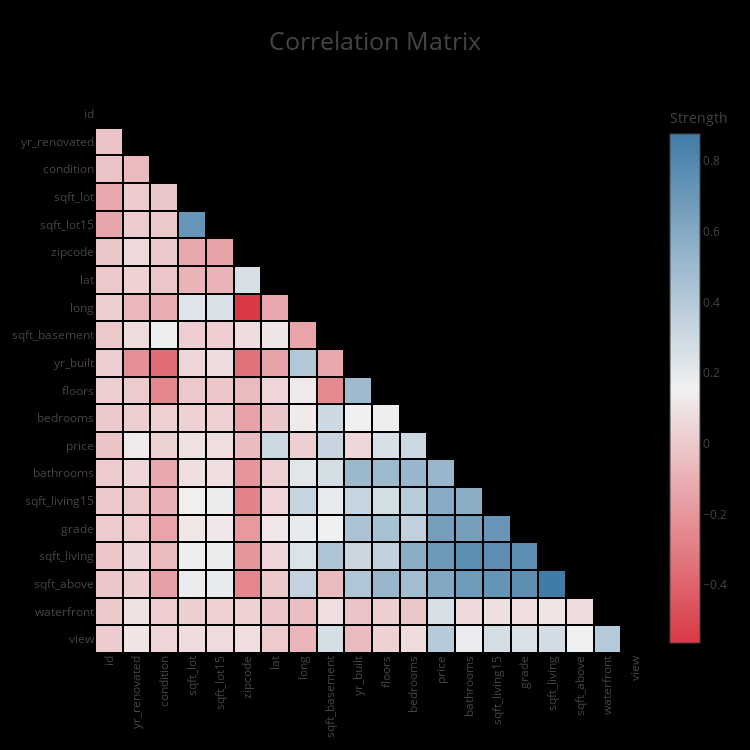

Notebook source saved alongside this figure:
### Code cell
dd.correlation_matrix(houses, cluster=True, viz_backend="plotly")

### Figure 1 — Plotly figure (JSON) as saved in the notebook; plotly's stock layout.template omitted (floating-point values rounded to 4 significant figures; data arrays with more than 128 entries replaced by an {"elided": "..."} marker saying what was removed)
{"data": [{"colorbar": {"title": {"text": "Strength"}}, "colorscale": {"elided": "255x2 mixed values"}, "connectgaps": false, "type": "heatmap", "x": ["id", "yr_renovated", "condition", "sqft_lot", "sqft_lot15", "zipcode", "lat", "long", "sqft_basement", "yr_built", "floors", "bedrooms", "price", "bathrooms", "sqft_living15", "grade", "sqft_living", "sqft_above", "waterfront", "view"], "xgap": 2, "y": ["view", "waterfront", "sqft_above", "sqft_living", "grade", "sqft_living15", "bathrooms", "price", "bedrooms", "floors", "yr_built", "sqft_basement", "long", "lat", "zipcode", "sqft_lot15", "sqft_lot", "condition", "yr_renovated", "id"], "ygap": 2, "z": {"elided": "20x20 float values"}}], "layout": {"autosize": false, "height": 750, "paper_bgcolor": "rgb(0,0,0,0)", "plot_bgcolor": "rgb(0,0,0,0)", "title": {"font": {"size": 25}, "text": "Correlation Matrix"}, "width": 750, "xaxis": {"automargin": true, "showgrid": false, "tickangle": -90, "ticks": ""}, "yaxis": {"automargin": true, "showgrid": false, "ticks": ""}}}
